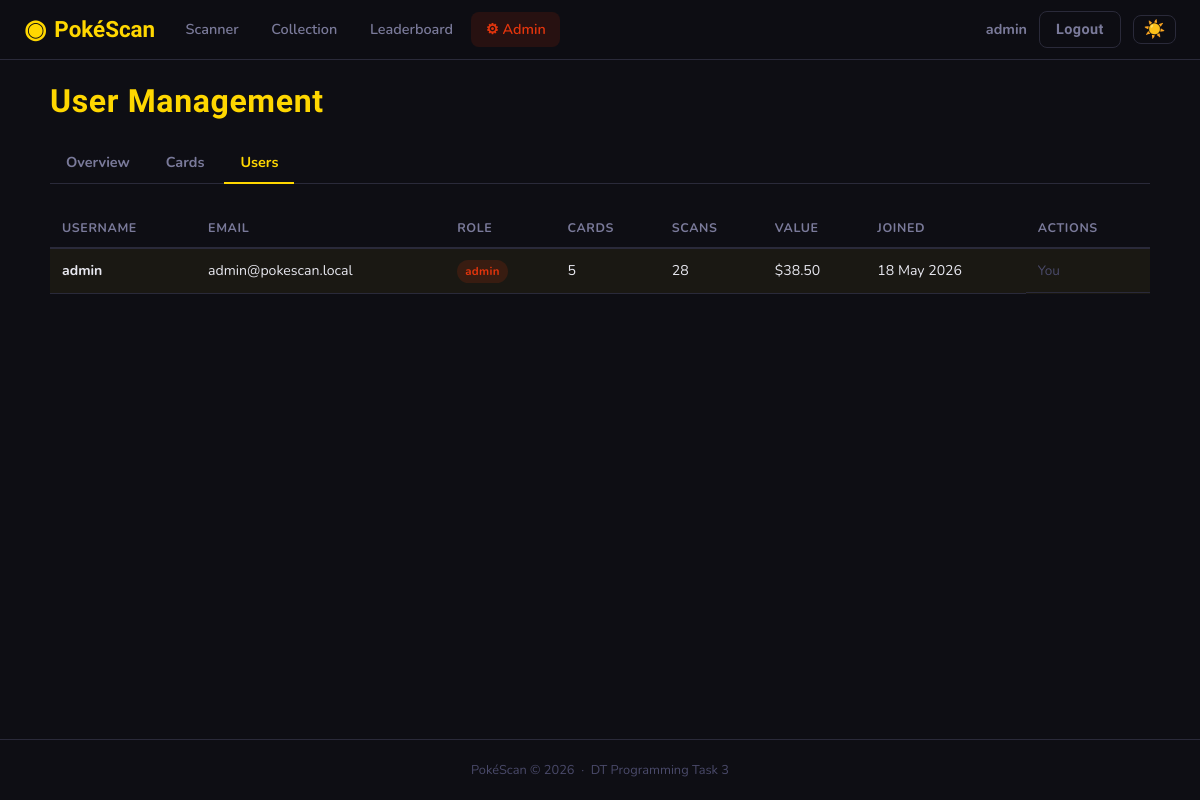
Page /admin/users (signed in) on the committed database.
### app/models.py (models this page shows, shortened)
class User(UserMixin, db.Model):
    __tablename__ = 'users'
    id         = db.Column(db.Integer, primary_key=True)
    username   = db.Column(db.String(80), unique=True, nullable=False)
    email      = db.Column(db.String(120), unique=True, nullable=False)
    password   = db.Column(db.String(256), nullable=False)
    role       = db.Column(db.String(20), nullable=False, default='user')
    created_at = db.Column(db.DateTime, default=datetime.utcnow)
    scans       = db.relationship('Scan',         backref='user', lazy=True, cascade='all, delete-orphan')
    decks       = db.relationship('Deck',         backref='user', lazy=True, cascade='all, delete-orphan')
    wishlist    = db.relationship('WishlistItem', backref='user', lazy=True, cascade='all, delete-orphan')
    @property
    def is_admin(self):
        return self.role == 'admin'
    @property
    def collection_value(self):
        scanned_card_ids = {s.card_id for s in self.scans}
        cards = Card.query.filter(Card.id.in_(scanned_card_ids)).all()
        return round(sum(c.market_value or 0 for c in cards), 2)
    @property
    def unique_card_count(self):
        return len({s.card_id for s in self.scans})

class Scan(db.Model):
    __tablename__ = 'scans'
    id          = db.Column(db.Integer, primary_key=True)
    user_id     = db.Column(db.Integer, db.ForeignKey('users.id'), nullable=False)
    card_id     = db.Column(db.Integer, db.ForeignKey('cards.id'), nullable=False)
    confidence  = db.Column(db.Float, nullable=False)
    scanned_at  = db.Column(db.DateTime, default=datetime.utcnow)

### app/admin/routes.py (the view)
@admin_bp.route('/users')
@admin_required
def manage_users():
    users = User.query.order_by(User.created_at.desc()).all()
    return render_template('admin/manage_users.html', users=users)

### app/admin/routes.py (called while the page is built)
def admin_required(f):
    @wraps(f)
    def decorated(*args, **kwargs):
        if not current_user.is_authenticated or not current_user.is_admin:
            flash('Admin access required.', 'danger')
            return redirect(url_for('scanner.home'))
        return f(*args, **kwargs)
    return login_required(decorated)

### app/templates/admin/manage_users.html (shortened to what this page needs)
{% extends "base.html" %}
{% block content %}
<div class="page-container">
    <div class="page-header">
        <h1 class="page-title">User Management</h1>
    </div>
    <div class="sub-nav">
        <a href="{{ url_for('admin.dashboard') }}"    class="sub-link">Overview</a>
        <a href="{{ url_for('admin.manage_cards') }}" class="sub-link">Cards</a>
        <a href="{{ url_for('admin.manage_users') }}" class="sub-link active">Users</a>
    </div>
    <div class="table-wrap">
        <table class="admin-table admin-table-full">
            <thead>
                <tr>
                    <th>Username</th>
                    <th>Email</th>
                    <th>Role</th>
                    <th>Cards</th>
                    <th>Scans</th>
                    <th>Value</th>
                    <th>Joined</th>
                    <th>Actions</th>
                </tr>
            </thead>
            <tbody>
            {% for user in users %}
            <tr {% if user.id == current_user.id %}class="lb-you"{% endif %}>
                <td><strong>{{ user.username }}</strong></td>
                <td>{{ user.email }}</td>
                <td>
                    <span class="badge {{ 'badge-admin' if user.is_admin else 'badge-user' }}">
                        {{ user.role }}
                    </span>
                </td>
                <td>{{ user.unique_card_count }}</td>
                <td>{{ user.scans|length }}</td>
                <td>${{ "%.2f"|format(user.collection_value) }}</td>
                <td>{{ user.created_at.strftime('%d %b %Y') }}</td>
                <td class="table-actions">
                    {% if user.id != current_user.id %}
                    <form method="POST"
                          action="{{ url_for('admin.toggle_admin', user_id=user.id) }}"
                          style="display:inline">
                        <input type="hidden" name="csrf_token" value="{{ csrf_token() }}">
                        <button type="submit" class="btn btn-ghost btn-xs">
                            {{ 'Demote' if user.is_admin else 'Make Admin' }}
                        </button>
                    </form>
                    <form method="POST"
                          action="{{ url_for('admin.delete_user', user_id=user.id) }}"
                          style="display:inline"
                          onsubmit="return confirm('Delete user {{ user.username }}?')">
                        <input type="hidden" name="csrf_token" value="{{ csrf_token() }}">
                        <button type="submit" class="btn btn-ghost btn-xs btn-danger">Delete</button>
                    </form>
                    {% else %}
                    <span class="muted">You</span>
                    {% endif %}
                </td>
            </tr>
            {% endfor %}
            </tbody>
        </table>
    </div>
</div>
{% endblock %}

### app/templates/base.html (shortened to what this page needs)
<!DOCTYPE html>
<html lang="en">
<head>
    <link rel="stylesheet" href="{{ url_for('static', filename='css/style.css') }}">
</head>
<body>
<nav class="navbar">
    <a class="nav-brand" href="{{ url_for('scanner.home') }}">
        <span class="brand-icon">◉</span>
        <span>PokéScan</span>
    </a>
    {% if current_user.is_authenticated %}
    <div class="nav-links">
        <a href="{{ url_for('scanner.home') }}"
           class="nav-link {% if request.blueprint == 'scanner' %}active{% endif %}">
            Scanner
        </a>
        <a href="{{ url_for('collection.library') }}"
            class="nav-link {% if request.blueprint == 'collection' and request.endpoint != 'collection.leaderboard' %}active{% endif %}">
                Collection
        </a>
        <a href="{{ url_for('collection.leaderboard') }}"
            class="nav-link {% if request.endpoint == 'collection.leaderboard' %}active{% endif %}">
                Leaderboard
        </a>
        {% if current_user.is_admin %}
        <a href="{{ url_for('admin.dashboard') }}"
           class="nav-link admin-link {% if request.blueprint == 'admin' %}active{% endif %}">
            ⚙ Admin
        </a>
        {% endif %}
    </div>
    <div class="nav-user">
        <span class="nav-username">{{ current_user.username }}</span>
        <a href="{{ url_for('auth.logout') }}" class="btn btn-ghost btn-sm">Logout</a>
        <button class="theme-toggle" id="themeToggle" onclick="toggleTheme()" title="Toggle theme">☀️</button>
    </div>
    {% endif %}
</nav>
<main class="main-content">
    {% block content %}{% endblock %}
</main>
<footer class="footer">
    <p>PokéScan &copy; 2026 &nbsp;·&nbsp; DT Programming Task 3</p>
</footer>
</body>
</html>

### rows in the picture
User: username "admin", email "admin@pokescan.local", role "admin", unique_card_count "5", scans|length "28", collection_value "38.50", created_at "18 May 2026", shows "You"
